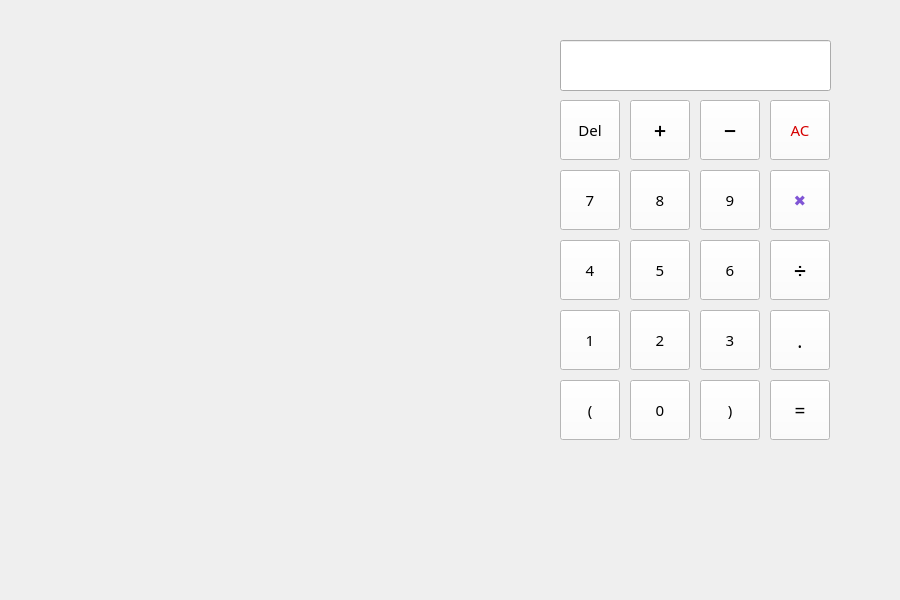
<?xml version="1.0" encoding="UTF-8"?>
<ui version="4.0">
 <class>Widget</class>
 <widget class="QWidget" name="Widget">
  <property name="geometry">
   <rect>
    <x>0</x>
    <y>0</y>
    <width>900</width>
    <height>600</height>
   </rect>
  </property>
  <property name="minimumSize">
   <size>
    <width>900</width>
    <height>600</height>
   </size>
  </property>
  <property name="maximumSize">
   <size>
    <width>900</width>
    <height>600</height>
   </size>
  </property>
  <property name="windowTitle">
   <string>计算器</string>
  </property>
  <property name="styleSheet">
   <string notr="true"/>
  </property>
  <widget class="QPushButton" name="zeroButton">
   <property name="geometry">
    <rect>
     <x>630</x>
     <y>380</y>
     <width>60</width>
     <height>60</height>
    </rect>
   </property>
   <property name="minimumSize">
    <size>
     <width>60</width>
     <height>60</height>
    </size>
   </property>
   <property name="maximumSize">
    <size>
     <width>40</width>
     <height>40</height>
    </size>
   </property>
   <property name="font">
    <font>
     <family>微软雅黑</family>
     <pointsize>11</pointsize>
     <italic>false</italic>
     <bold>false</bold>
    </font>
   </property>
   <property name="styleSheet">
    <string notr="true">background-color: rgb(255, 255, 255);
font: 11pt &quot;微软雅黑&quot;;
color: rgb(0, 0, 0);</string>
   </property>
   <property name="text">
    <string>0</string>
   </property>
  </widget>
  <widget class="QPushButton" name="threButton">
   <property name="geometry">
    <rect>
     <x>700</x>
     <y>310</y>
     <width>60</width>
     <height>60</height>
    </rect>
   </property>
   <property name="minimumSize">
    <size>
     <width>60</width>
     <height>60</height>
    </size>
   </property>
   <property name="maximumSize">
    <size>
     <width>40</width>
     <height>40</height>
    </size>
   </property>
   <property name="font">
    <font>
     <family>微软雅黑</family>
     <pointsize>11</pointsize>
     <italic>false</italic>
     <bold>false</bold>
    </font>
   </property>
   <property name="styleSheet">
    <string notr="true">background-color: rgb(255, 255, 255);
font: 11pt &quot;微软雅黑&quot;;
color: rgb(0, 0, 0);</string>
   </property>
   <property name="text">
    <string>3</string>
   </property>
  </widget>
  <widget class="QPushButton" name="twoButton">
   <property name="geometry">
    <rect>
     <x>630</x>
     <y>310</y>
     <width>60</width>
     <height>60</height>
    </rect>
   </property>
   <property name="minimumSize">
    <size>
     <width>60</width>
     <height>60</height>
    </size>
   </property>
   <property name="maximumSize">
    <size>
     <width>40</width>
     <height>40</height>
    </size>
   </property>
   <property name="font">
    <font>
     <family>微软雅黑</family>
     <pointsize>11</pointsize>
     <italic>false</italic>
     <bold>false</bold>
    </font>
   </property>
   <property name="styleSheet">
    <string notr="true">background-color: rgb(255, 255, 255);
font: 11pt &quot;微软雅黑&quot;;
color: rgb(0, 0, 0);</string>
   </property>
   <property name="text">
    <string>2</string>
   </property>
  </widget>
  <widget class="QPushButton" name="fiveButton">
   <property name="geometry">
    <rect>
     <x>630</x>
     <y>240</y>
     <width>60</width>
     <height>60</height>
    </rect>
   </property>
   <property name="minimumSize">
    <size>
     <width>60</width>
     <height>60</height>
    </size>
   </property>
   <property name="maximumSize">
    <size>
     <width>40</width>
     <height>40</height>
    </size>
   </property>
   <property name="font">
    <font>
     <family>微软雅黑</family>
     <pointsize>11</pointsize>
     <italic>false</italic>
     <bold>false</bold>
    </font>
   </property>
   <property name="styleSheet">
    <string notr="true">background-color: rgb(255, 255, 255);
font: 11pt &quot;微软雅黑&quot;;
color: rgb(0, 0, 0);</string>
   </property>
   <property name="text">
    <string>5</string>
   </property>
  </widget>
  <widget class="QPushButton" name="sevenButton">
   <property name="geometry">
    <rect>
     <x>560</x>
     <y>170</y>
     <width>60</width>
     <height>60</height>
    </rect>
   </property>
   <property name="minimumSize">
    <size>
     <width>60</width>
     <height>60</height>
    </size>
   </property>
   <property name="maximumSize">
    <size>
     <width>40</width>
     <height>40</height>
    </size>
   </property>
   <property name="font">
    <font>
     <family>微软雅黑</family>
     <pointsize>11</pointsize>
     <italic>false</italic>
     <bold>false</bold>
    </font>
   </property>
   <property name="styleSheet">
    <string notr="true">background-color: rgb(255, 255, 255);
font: 11pt &quot;微软雅黑&quot;;
color: rgb(0, 0, 0);</string>
   </property>
   <property name="text">
    <string>7</string>
   </property>
  </widget>
  <widget class="QPushButton" name="divideButton">
   <property name="geometry">
    <rect>
     <x>770</x>
     <y>240</y>
     <width>60</width>
     <height>60</height>
    </rect>
   </property>
   <property name="minimumSize">
    <size>
     <width>60</width>
     <height>60</height>
    </size>
   </property>
   <property name="maximumSize">
    <size>
     <width>40</width>
     <height>40</height>
    </size>
   </property>
   <property name="font">
    <font>
     <family>微软雅黑</family>
     <pointsize>11</pointsize>
     <italic>false</italic>
     <bold>false</bold>
    </font>
   </property>
   <property name="styleSheet">
    <string notr="true">background-color: rgb(255, 255, 255);
font: 11pt &quot;微软雅黑&quot;;
color: rgb(0, 0, 0);</string>
   </property>
   <property name="text">
    <string>➗</string>
   </property>
  </widget>
  <widget class="QPushButton" name="eightButton">
   <property name="geometry">
    <rect>
     <x>630</x>
     <y>170</y>
     <width>60</width>
     <height>60</height>
    </rect>
   </property>
   <property name="minimumSize">
    <size>
     <width>60</width>
     <height>60</height>
    </size>
   </property>
   <property name="maximumSize">
    <size>
     <width>40</width>
     <height>40</height>
    </size>
   </property>
   <property name="font">
    <font>
     <family>微软雅黑</family>
     <pointsize>11</pointsize>
     <italic>false</italic>
     <bold>false</bold>
    </font>
   </property>
   <property name="styleSheet">
    <string notr="true">background-color: rgb(255, 255, 255);
font: 11pt &quot;微软雅黑&quot;;
color: rgb(0, 0, 0);</string>
   </property>
   <property name="text">
    <string>8</string>
   </property>
  </widget>
  <widget class="QPushButton" name="addButton">
   <property name="geometry">
    <rect>
     <x>630</x>
     <y>100</y>
     <width>60</width>
     <height>60</height>
    </rect>
   </property>
   <property name="minimumSize">
    <size>
     <width>60</width>
     <height>60</height>
    </size>
   </property>
   <property name="maximumSize">
    <size>
     <width>40</width>
     <height>40</height>
    </size>
   </property>
   <property name="font">
    <font>
     <family>微软雅黑</family>
     <pointsize>11</pointsize>
     <italic>false</italic>
     <bold>false</bold>
    </font>
   </property>
   <property name="styleSheet">
    <string notr="true">background-color: rgb(255, 255, 255);
font: 11pt &quot;微软雅黑&quot;;
color: rgb(0, 0, 0);</string>
   </property>
   <property name="text">
    <string>➕</string>
   </property>
  </widget>
  <widget class="QPushButton" name="multipleButton">
   <property name="geometry">
    <rect>
     <x>770</x>
     <y>170</y>
     <width>60</width>
     <height>60</height>
    </rect>
   </property>
   <property name="minimumSize">
    <size>
     <width>60</width>
     <height>60</height>
    </size>
   </property>
   <property name="maximumSize">
    <size>
     <width>40</width>
     <height>40</height>
    </size>
   </property>
   <property name="font">
    <font>
     <family>微软雅黑</family>
     <pointsize>11</pointsize>
     <italic>false</italic>
     <bold>false</bold>
    </font>
   </property>
   <property name="styleSheet">
    <string notr="true">background-color: rgb(255, 255, 255);
color: rgb(128, 85, 213);
font: 11pt &quot;微软雅黑&quot;;</string>
   </property>
   <property name="text">
    <string>✖</string>
   </property>
  </widget>
  <widget class="QPushButton" name="rightParenthesisButton">
   <property name="geometry">
    <rect>
     <x>700</x>
     <y>380</y>
     <width>60</width>
     <height>60</height>
    </rect>
   </property>
   <property name="minimumSize">
    <size>
     <width>60</width>
     <height>60</height>
    </size>
   </property>
   <property name="maximumSize">
    <size>
     <width>40</width>
     <height>40</height>
    </size>
   </property>
   <property name="font">
    <font>
     <family>微软雅黑</family>
     <pointsize>11</pointsize>
     <italic>false</italic>
     <bold>false</bold>
    </font>
   </property>
   <property name="styleSheet">
    <string notr="true">background-color: rgb(255, 255, 255);
font: 11pt &quot;微软雅黑&quot;;
color: rgb(0, 0, 0);</string>
   </property>
   <property name="text">
    <string>)</string>
   </property>
  </widget>
  <widget class="QPushButton" name="leftParenthesisButton">
   <property name="geometry">
    <rect>
     <x>560</x>
     <y>380</y>
     <width>60</width>
     <height>60</height>
    </rect>
   </property>
   <property name="minimumSize">
    <size>
     <width>60</width>
     <height>60</height>
    </size>
   </property>
   <property name="maximumSize">
    <size>
     <width>40</width>
     <height>40</height>
    </size>
   </property>
   <property name="font">
    <font>
     <family>微软雅黑</family>
     <pointsize>11</pointsize>
     <italic>false</italic>
     <bold>false</bold>
    </font>
   </property>
   <property name="styleSheet">
    <string notr="true">background-color: rgb(255, 255, 255);
font: 11pt &quot;微软雅黑&quot;;
color: rgb(0, 0, 0);</string>
   </property>
   <property name="text">
    <string>(</string>
   </property>
  </widget>
  <widget class="QPushButton" name="onButton">
   <property name="geometry">
    <rect>
     <x>560</x>
     <y>310</y>
     <width>60</width>
     <height>60</height>
    </rect>
   </property>
   <property name="minimumSize">
    <size>
     <width>60</width>
     <height>60</height>
    </size>
   </property>
   <property name="maximumSize">
    <size>
     <width>40</width>
     <height>40</height>
    </size>
   </property>
   <property name="font">
    <font>
     <family>微软雅黑</family>
     <pointsize>11</pointsize>
     <italic>false</italic>
     <bold>false</bold>
    </font>
   </property>
   <property name="styleSheet">
    <string notr="true">background-color: rgb(255, 255, 255);
font: 11pt &quot;微软雅黑&quot;;
color: rgb(0, 0, 0);</string>
   </property>
   <property name="text">
    <string>1</string>
   </property>
  </widget>
  <widget class="QPushButton" name="fourButton">
   <property name="geometry">
    <rect>
     <x>560</x>
     <y>240</y>
     <width>60</width>
     <height>60</height>
    </rect>
   </property>
   <property name="minimumSize">
    <size>
     <width>60</width>
     <height>60</height>
    </size>
   </property>
   <property name="maximumSize">
    <size>
     <width>40</width>
     <height>40</height>
    </size>
   </property>
   <property name="font">
    <font>
     <family>微软雅黑</family>
     <pointsize>11</pointsize>
     <italic>false</italic>
     <bold>false</bold>
    </font>
   </property>
   <property name="styleSheet">
    <string notr="true">background-color: rgb(255, 255, 255);
font: 11pt &quot;微软雅黑&quot;;
color: rgb(0, 0, 0);</string>
   </property>
   <property name="text">
    <string>4</string>
   </property>
  </widget>
  <widget class="QPushButton" name="sixButton">
   <property name="geometry">
    <rect>
     <x>700</x>
     <y>240</y>
     <width>60</width>
     <height>60</height>
    </rect>
   </property>
   <property name="minimumSize">
    <size>
     <width>60</width>
     <height>60</height>
    </size>
   </property>
   <property name="maximumSize">
    <size>
     <width>40</width>
     <height>40</height>
    </size>
   </property>
   <property name="font">
    <font>
     <family>微软雅黑</family>
     <pointsize>11</pointsize>
     <italic>false</italic>
     <bold>false</bold>
    </font>
   </property>
   <property name="styleSheet">
    <string notr="true">background-color: rgb(255, 255, 255);
font: 11pt &quot;微软雅黑&quot;;
color: rgb(0, 0, 0);</string>
   </property>
   <property name="text">
    <string>6</string>
   </property>
  </widget>
  <widget class="QPushButton" name="nineButton">
   <property name="geometry">
    <rect>
     <x>700</x>
     <y>170</y>
     <width>60</width>
     <height>60</height>
    </rect>
   </property>
   <property name="minimumSize">
    <size>
     <width>60</width>
     <height>60</height>
    </size>
   </property>
   <property name="maximumSize">
    <size>
     <width>40</width>
     <height>40</height>
    </size>
   </property>
   <property name="font">
    <font>
     <family>微软雅黑</family>
     <pointsize>11</pointsize>
     <italic>false</italic>
     <bold>false</bold>
    </font>
   </property>
   <property name="styleSheet">
    <string notr="true">background-color: rgb(255, 255, 255);
font: 11pt &quot;微软雅黑&quot;;
color: rgb(0, 0, 0);</string>
   </property>
   <property name="text">
    <string>9</string>
   </property>
  </widget>
  <widget class="QPushButton" name="minusButton">
   <property name="geometry">
    <rect>
     <x>700</x>
     <y>100</y>
     <width>60</width>
     <height>60</height>
    </rect>
   </property>
   <property name="minimumSize">
    <size>
     <width>60</width>
     <height>60</height>
    </size>
   </property>
   <property name="maximumSize">
    <size>
     <width>40</width>
     <height>40</height>
    </size>
   </property>
   <property name="font">
    <font>
     <family>微软雅黑</family>
     <pointsize>11</pointsize>
     <italic>false</italic>
     <bold>false</bold>
    </font>
   </property>
   <property name="styleSheet">
    <string notr="true">background-color: rgb(255, 255, 255);
font: 11pt &quot;微软雅黑&quot;;
color: rgb(0, 0, 0);</string>
   </property>
   <property name="text">
    <string>➖</string>
   </property>
  </widget>
  <widget class="QPushButton" name="allclearButton">
   <property name="geometry">
    <rect>
     <x>770</x>
     <y>100</y>
     <width>60</width>
     <height>60</height>
    </rect>
   </property>
   <property name="minimumSize">
    <size>
     <width>60</width>
     <height>60</height>
    </size>
   </property>
   <property name="maximumSize">
    <size>
     <width>40</width>
     <height>40</height>
    </size>
   </property>
   <property name="font">
    <font>
     <family>微软雅黑</family>
     <pointsize>11</pointsize>
     <italic>false</italic>
     <bold>false</bold>
    </font>
   </property>
   <property name="styleSheet">
    <string notr="true">background-color: rgb(255, 255, 255);
font: 11pt &quot;微软雅黑&quot;;
color: rgb(213, 0, 0);</string>
   </property>
   <property name="text">
    <string>AC</string>
   </property>
  </widget>
  <widget class="QLineEdit" name="mainLineEdit">
   <property name="geometry">
    <rect>
     <x>560</x>
     <y>40</y>
     <width>271</width>
     <height>51</height>
    </rect>
   </property>
   <property name="layoutDirection">
    <enum>Qt::LayoutDirection::LeftToRight</enum>
   </property>
   <property name="styleSheet">
    <string notr="true"/>
   </property>
   <property name="alignment">
    <set>Qt::AlignmentFlag::AlignRight|Qt::AlignmentFlag::AlignTrailing|Qt::AlignmentFlag::AlignVCenter</set>
   </property>
  </widget>
  <widget class="QLabel" name="label">
   <property name="geometry">
    <rect>
     <x>0</x>
     <y>0</y>
     <width>901</width>
     <height>601</height>
    </rect>
   </property>
   <property name="minimumSize">
    <size>
     <width>60</width>
     <height>60</height>
    </size>
   </property>
   <property name="styleSheet">
    <string notr="true">border-image: url(:/background.png);</string>
   </property>
   <property name="text">
    <string/>
   </property>
  </widget>
  <widget class="QPushButton" name="deleteButton">
   <property name="geometry">
    <rect>
     <x>560</x>
     <y>100</y>
     <width>60</width>
     <height>60</height>
    </rect>
   </property>
   <property name="minimumSize">
    <size>
     <width>60</width>
     <height>60</height>
    </size>
   </property>
   <property name="maximumSize">
    <size>
     <width>40</width>
     <height>40</height>
    </size>
   </property>
   <property name="font">
    <font>
     <family>微软雅黑</family>
     <pointsize>11</pointsize>
     <italic>false</italic>
     <bold>false</bold>
    </font>
   </property>
   <property name="styleSheet">
    <string notr="true">font: 11pt &quot;微软雅黑&quot;;
background-color: rgb(255, 255, 255);
color: rgb(0, 0, 0);</string>
   </property>
   <property name="text">
    <string>Del</string>
   </property>
  </widget>
  <widget class="QPushButton" name="equalButton">
   <property name="geometry">
    <rect>
     <x>770</x>
     <y>380</y>
     <width>60</width>
     <height>60</height>
    </rect>
   </property>
   <property name="minimumSize">
    <size>
     <width>60</width>
     <height>60</height>
    </size>
   </property>
   <property name="maximumSize">
    <size>
     <width>40</width>
     <height>40</height>
    </size>
   </property>
   <property name="font">
    <font>
     <family>微软雅黑</family>
     <pointsize>14</pointsize>
     <italic>false</italic>
     <bold>false</bold>
    </font>
   </property>
   <property name="styleSheet">
    <string notr="true">background-color: rgb(255, 255, 255);
font: 14pt &quot;微软雅黑&quot;;
color: rgb(0, 0, 0);</string>
   </property>
   <property name="text">
    <string>=</string>
   </property>
  </widget>
  <widget class="QPushButton" name="threButton_2">
   <property name="geometry">
    <rect>
     <x>770</x>
     <y>310</y>
     <width>60</width>
     <height>60</height>
    </rect>
   </property>
   <property name="minimumSize">
    <size>
     <width>60</width>
     <height>60</height>
    </size>
   </property>
   <property name="maximumSize">
    <size>
     <width>40</width>
     <height>40</height>
    </size>
   </property>
   <property name="font">
    <font>
     <family>微软雅黑</family>
     <pointsize>14</pointsize>
     <italic>false</italic>
     <bold>false</bold>
    </font>
   </property>
   <property name="styleSheet">
    <string notr="true">background-color: rgb(255, 255, 255);
font: 14pt &quot;微软雅黑&quot;;
color: rgb(0, 0, 0);</string>
   </property>
   <property name="text">
    <string>.</string>
   </property>
  </widget>
  <zorder>label</zorder>
  <zorder>zeroButton</zorder>
  <zorder>threButton</zorder>
  <zorder>twoButton</zorder>
  <zorder>fiveButton</zorder>
  <zorder>sevenButton</zorder>
  <zorder>divideButton</zorder>
  <zorder>eightButton</zorder>
  <zorder>multipleButton</zorder>
  <zorder>rightParenthesisButton</zorder>
  <zorder>leftParenthesisButton</zorder>
  <zorder>onButton</zorder>
  <zorder>fourButton</zorder>
  <zorder>sixButton</zorder>
  <zorder>nineButton</zorder>
  <zorder>allclearButton</zorder>
  <zorder>mainLineEdit</zorder>
  <zorder>equalButton</zorder>
  <zorder>deleteButton</zorder>
  <zorder>addButton</zorder>
  <zorder>minusButton</zorder>
  <zorder>threButton_2</zorder>
 </widget>
 <resources/>
 <connections/>
</ui>
